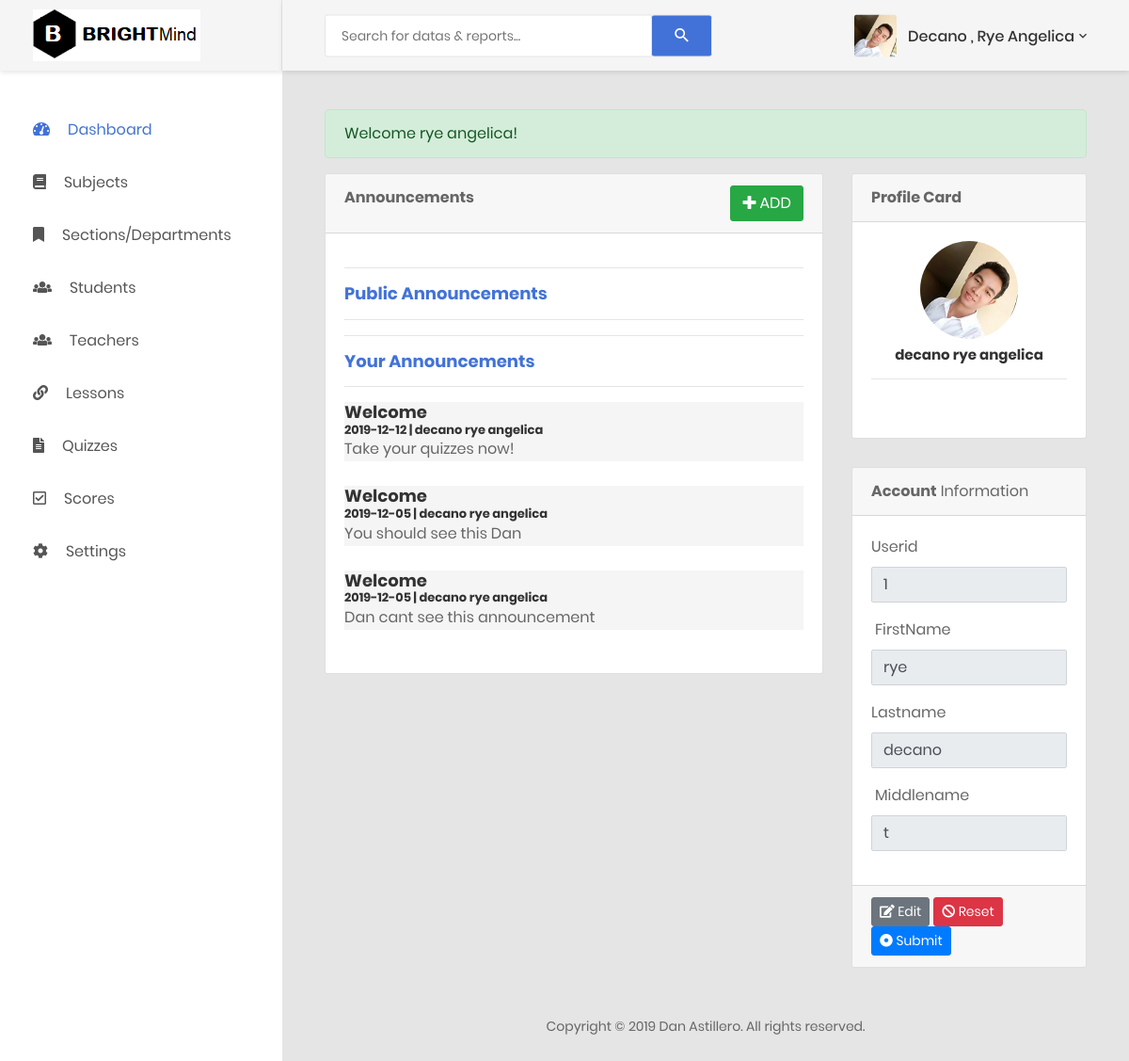
Page /teacherindex.php?login=s&fname=rye angelica (signed in) on the earlier database version.
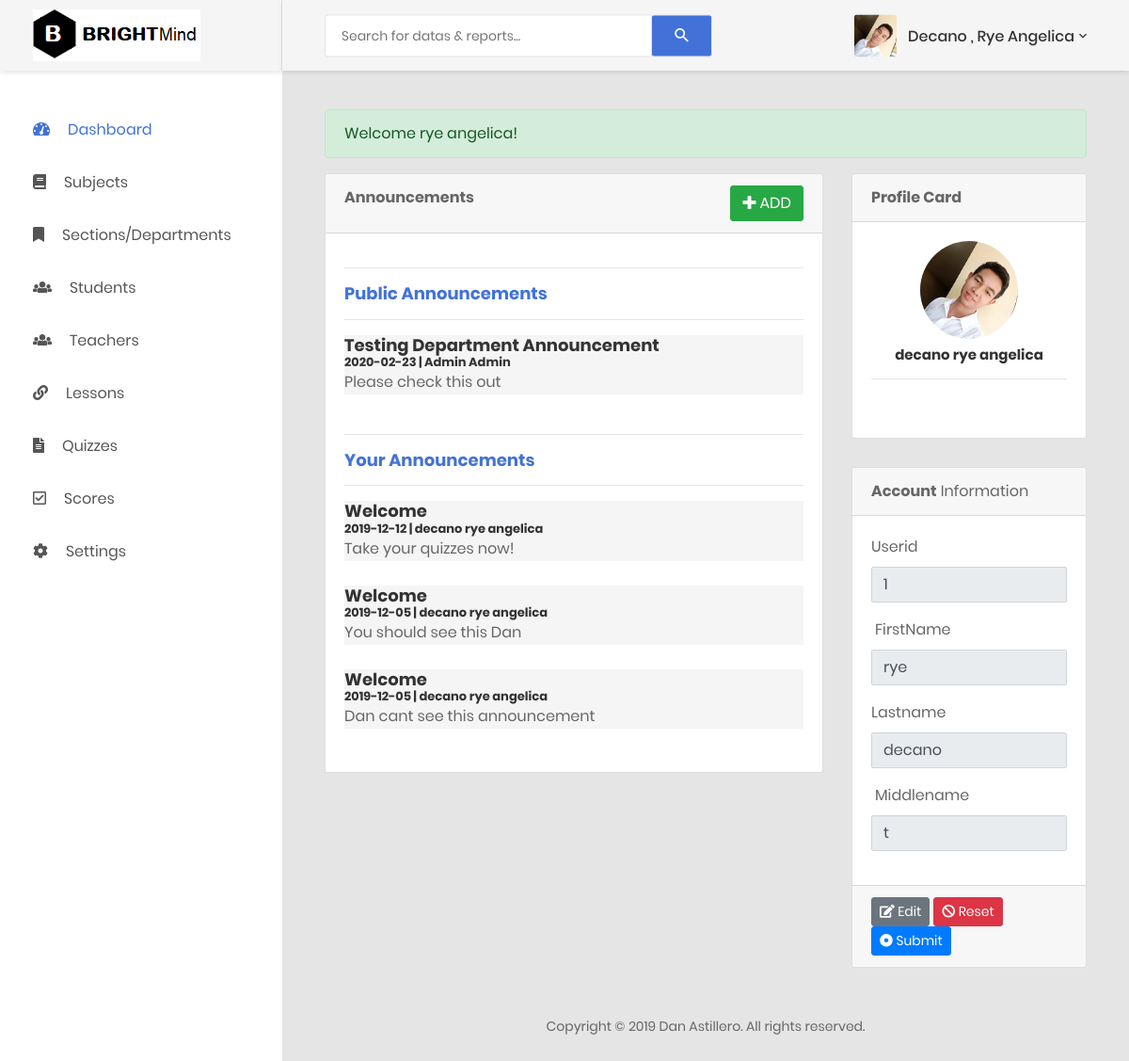
Same page on the later database version.
### tables this page shows
CREATE TABLE `announcementtbl` (
  `announceid` int(10) NOT NULL,
  `antitle` varchar(1000) NOT NULL,
  `andetails` text NOT NULL,
  `dateposted` date NOT NULL,
  `anfrom` varchar(100) NOT NULL,
  `sectionid` int(10) NOT NULL,
  `subjectid` int(10) NOT NULL,
  `userid` int(10) NOT NULL,
  `deptid` int(10) NOT NULL
);

### teachersession.php (called while the page is built, shortened)
<?php
include('connection.php');
     $userprofile=$_SESSION['email'];
     $ASK=" SELECT * FROM `teacherstbl` WHERE email='$userprofile' ";
     $INFO=mysqli_query($con, $ASK);
?>

### functions.php (called while the page is built, shortened)
<?php
function teachersgetname($id){
    include('connection.php');
    $sql="SELECT * FROM teacherstbl where teachersid=".$id;
    $executeQuery=mysqli_query($con, $sql);
    while($result=mysqli_fetch_array($executeQuery)){
        $ibalik=$result['lname'] ." " .$result['fname'];
    }
    return $ibalik;
}
function teachergetdeptid($id){
    include('connection.php');
    $sql="SELECT * FROM teacherstbl where teachersid=".$id;
    $executeQuery=mysqli_query($con, $sql);
    while($result=mysqli_fetch_array($executeQuery)){
        $ibalik=$result['deptid'];
    }
    return $ibalik;
}
?>

### teacherindex.php (the view, shortened to what the changed rows need)
<?php
include('connection.php');
include('teachersession.php');
include('functions.php');
$teacher=teachersgetname($teachersid);
$teacherdeptid=teachergetdeptid($teachersid);
?>
<!DOCTYPE html>
<php lang="en">
<head>
    <link href="css/font-face.css" rel="stylesheet" media="all">
    <link href="vendor/font-awesome-4.7/css/font-awesome.min.css" rel="stylesheet" media="all">
    <link href="vendor/font-awesome-5/css/fontawesome-all.min.css" rel="stylesheet" media="all">
    <link href="vendor/mdi-font/css/material-design-iconic-font.min.css" rel="stylesheet" media="all">
    <link href="vendor/bootstrap-4.1/bootstrap.min.css" rel="stylesheet" media="all">
    <link href="vendor/animsition/animsition.min.css" rel="stylesheet" media="all">
    <link href="vendor/bootstrap-progressbar/bootstrap-progressbar-3.3.4.min.css" rel="stylesheet" media="all">
    <link href="vendor/wow/animate.css" rel="stylesheet" media="all">
    <link href="vendor/css-hamburgers/hamburgers.min.css" rel="stylesheet" media="all">
    <link href="vendor/slick/slick.css" rel="stylesheet" media="all">
    <link href="vendor/select2/select2.min.css" rel="stylesheet" media="all">
    <link href="vendor/perfect-scrollbar/perfect-scrollbar.css" rel="stylesheet" media="all">
    <link href="css/theme.css" rel="stylesheet" media="all">
</head>
<body class="animsition">
    <div class="page-wrapper">
        <div class="page-container">
            <?php include("teacherheader.php"); ?>
            <div class="main-content">
                <div class="section__content section__content--p30">
                    <div class="container-fluid">
                        <div class="row">
                            <div class="col-md-8">
                                <div class="card">
                                    <div class="card-body">
                                    <?php
                                    $sql="SELECT * FROM announcementtbl WHERE deptid='$teacherdeptid' ORDER BY dateposted desc  ";
                                    $result=mysqli_query($con, $sql);
                                    if(mysqli_num_rows($result)){
                                    while($row = mysqli_fetch_array($result))
                                    { ?>
                                        <div style="background-color: whitesmoke;">
                                        <h4><?php echo $row['antitle']?><h4>
                                        <h6><?php echo $row['dateposted']?> | <?php echo $row['anfrom']?></h6>
                                        <p><?php echo $row['andetails'] ?></p>
                                        </div>
                                        <br>
                                    <?php }
                                    }
                                 ?>
                                 <?php
                                    $sql="SELECT * FROM announcementtbl WHERE anfrom='$teacher' ORDER BY dateposted desc  ";
                                    $result=mysqli_query($con, $sql);
                                    if(mysqli_num_rows($result)){
                                    while($row = mysqli_fetch_array($result))
                                    { ?>
                                        <div style="background-color: whitesmoke;">
                                        <h4><?php echo $row['antitle']?><h4>
                                        <h6><?php echo $row['dateposted']?> | <?php echo $row['anfrom']?></h6>
                                        <p><?php echo $row['andetails'] ?></p>
                                        </div>
                                        <br>
                                    <?php }
                                    }
                                 ?>
                                    </div>
                                </div>
                            </div>
                        </div>
                    </div>
                </div>
                    </div>
        </div>
    </div>
</body>
</php>

Differences in the rows shown:
added announcementtbl: antitle "Testing Department Announcement", dateposted "2020-02-23", anfrom "Admin Admin", andetails "Please check this out", shown under "Public Announcements"
